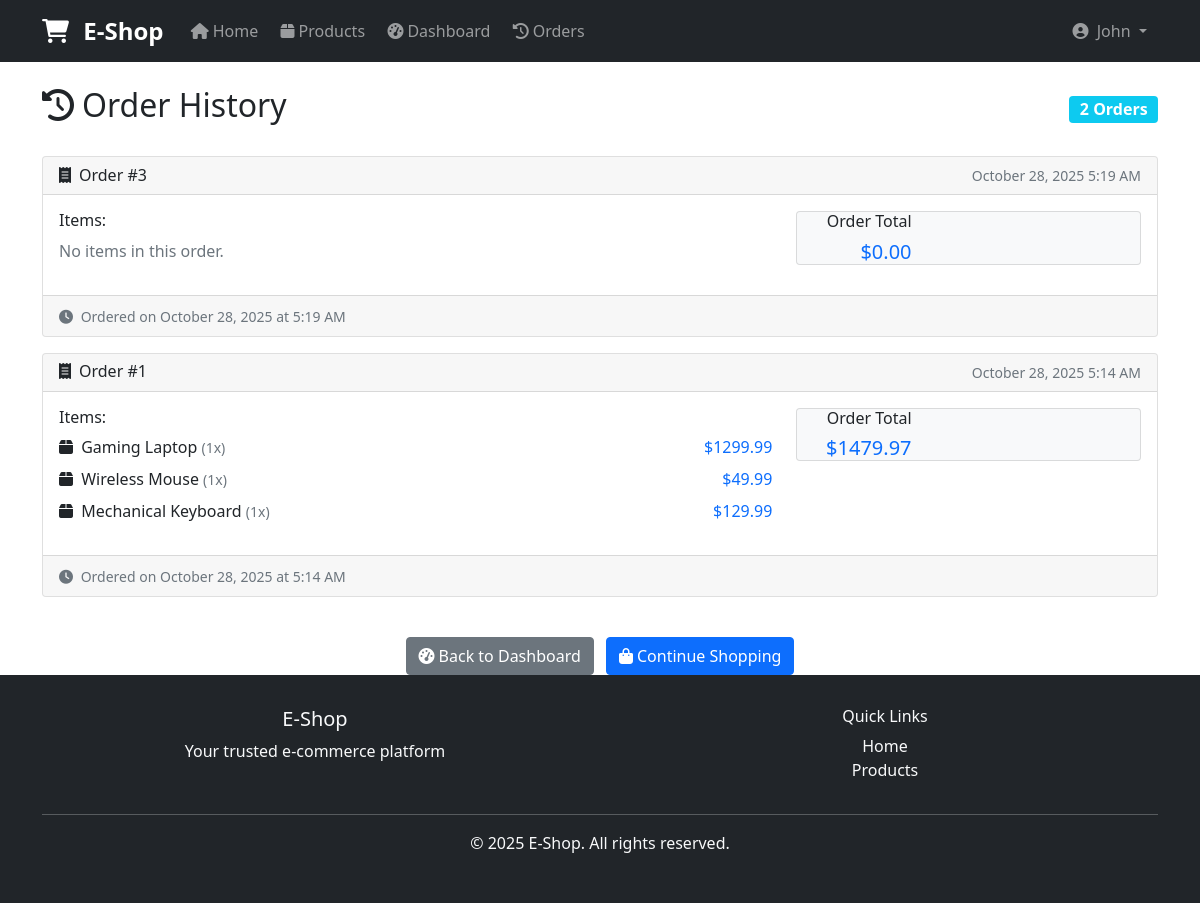
Page /store/orders/ (signed in) on the earlier database version.
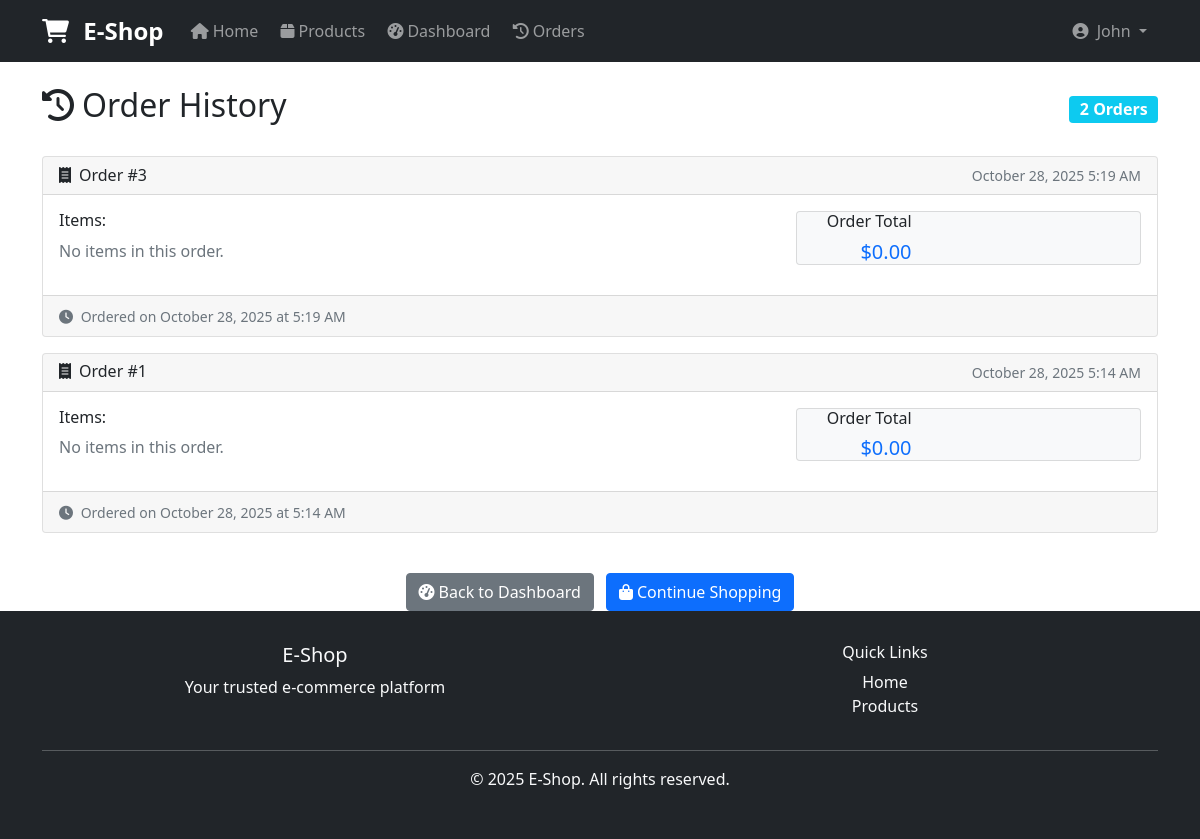
Same page on the later database version.
### store/models.py (models this page shows, shortened)
class Order(models.Model):
	user = models.ForeignKey(User, on_delete=models.CASCADE)
	order_date = models.DateTimeField(auto_now_add=True)
	def get_total(self):
		total = 0
		for item in self.items.all():
			total += item.get_total_price()
		return total

class OrderItem(models.Model):
	order = models.ForeignKey(Order, on_delete=models.CASCADE, related_name='items')
	product = models.ForeignKey(Product, on_delete=models.CASCADE)
	quantity = models.IntegerField()
	def get_total_price(self):
		return self.product.price * self.quantity

class Product(models.Model):
	name = models.CharField(max_length=255)
	description = models.TextField()
	price = models.DecimalField(max_digits=10, decimal_places=2)
	stock = models.IntegerField()

### store/views.py (the view)
# urls.py: path('orders/', views.order_history_view, name='order_history'),
@login_required
def order_history_view(request):
    orders = Order.objects.filter(user=request.user).order_by('-order_date')
    context = {
        'orders': orders,
    }
    return render(request, 'store/order_history.html', context)

### templates/store/order_history.html (shortened to what this page needs)
{% extends 'base.html' %}
{% block content %}
<div class="container mt-4">
    <div class="row">
        <div class="col-12">
            <div class="d-flex justify-content-between align-items-center mb-4">
                <h2><i class="fas fa-history me-2"></i>Order History</h2>
                <span class="badge bg-info fs-6">{{ orders.count }} Orders</span>
            </div>
        </div>
    </div>
    {% if orders %}
        <div class="row">
            {% for order in orders %}
                <div class="col-12 mb-3">
                    <div class="card">
                        <div class="card-header d-flex justify-content-between align-items-center">
                            <h6 class="mb-0">
                                <i class="fas fa-receipt me-2"></i>Order #{{ order.id }}
                            </h6>
                            <small class="text-muted">{{ order.order_date|date:"F d, Y g:i A" }}</small>
                        </div>
                        <div class="card-body">
                            <div class="row">
                                <div class="col-md-8">
                                    <h6>Items:</h6>
                                    {% if order.items.all %}
                                        <ul class="list-unstyled">
                                            {% for item in order.items.all %}
                                                <li class="mb-2">
                                                    <div class="d-flex justify-content-between">
                                                        <span>
                                                            <i class="fas fa-box me-1"></i>
                                                            {{ item.product.name }}
                                                            <small class="text-muted">({{ item.quantity }}x)</small>
                                                        </span>
                                                        <span class="text-primary">
                                                            ${{ item.product.price }}
                                                        </span>
                                                    </div>
                                                </li>
                                            {% endfor %}
                                        </ul>
                                    {% else %}
                                        <p class="text-muted">No items in this order.</p>
                                    {% endif %}
                                </div>
                                <div class="col-md-4 text-end">
                                    <div class="card bg-light">
                                        <div class="col-md-4">
                                            <h6>Order Total</h6>
                                            <p class="h5 text-primary mb-0">
                                                ${{ order.get_total|floatformat:2 }}
                                            </p>
                                        </div>
                                    </div>
                                </div>
                            </div>
                        </div>
                        <div class="card-footer">
                            <small class="text-muted">
                                <i class="fas fa-clock me-1"></i>
                                Ordered on {{ order.order_date|date:"F d, Y" }} at {{ order.order_date|time:"g:i A" }}
                            </small>
                        </div>
                    </div>
                </div>
            {% endfor %}
        </div>
    {% endif %}
    <div class="row mt-4">
        <div class="col-12 text-center">
            <a href="{% url 'dashboard' %}" class="btn btn-secondary me-2">
                <i class="fas fa-tachometer-alt me-1"></i>Back to Dashboard
            </a>
            <a href="{% url 'products' %}" class="btn btn-primary">
                <i class="fas fa-shopping-bag me-1"></i>Continue Shopping
            </a>
        </div>
    </div>
</div>
{% endblock %}

### templates/base.html (shortened to what this page needs)
<!DOCTYPE html>
<html lang="en">
<head>
    <link href="https://cdn.jsdelivr.net/npm/bootstrap@5.1.3/dist/css/bootstrap.min.css" rel="stylesheet">
    <link rel="stylesheet" href="https://cdnjs.cloudflare.com/ajax/libs/font-awesome/6.0.0/css/all.min.css">
</head>
<body>
    <nav class="navbar navbar-expand-lg navbar-dark bg-dark">
        <div class="container">
            <a class="navbar-brand" href="{% url 'home' %}">
                <i class="fas fa-shopping-cart me-2"></i>
                E-Shop
            </a>
            <div class="collapse navbar-collapse" id="navbarNav">
                <ul class="navbar-nav me-auto">
                    <li class="nav-item">
                        <a class="nav-link" href="{% url 'home' %}">
                            <i class="fas fa-home me-1"></i>Home
                        </a>
                    </li>
                    <li class="nav-item">
                        <a class="nav-link" href="{% url 'products' %}">
                            <i class="fas fa-box me-1"></i>Products
                        </a>
                    </li>
                    {% if user.is_authenticated %}
                        <li class="nav-item">
                            <a class="nav-link" href="{% url 'dashboard' %}">
                                <i class="fas fa-tachometer-alt me-1"></i>Dashboard
                            </a>
                        </li>
                        <li class="nav-item">
                            <a class="nav-link" href="{% url 'order_history' %}">
                                <i class="fas fa-history me-1"></i>Orders
                            </a>
                        </li>
                    {% endif %}
                </ul>
                <ul class="navbar-nav">
                    {% if user.is_authenticated %}
                        <li class="nav-item dropdown">
                            <a class="nav-link dropdown-toggle user-greeting" href="#" id="navbarDropdown" role="button" data-bs-toggle="dropdown">
                                <i class="fas fa-user-circle me-1"></i>
                                {{ user.first_name|default:user.username }}
                            </a>
                        </li>
                    {% endif %}
                </ul>
            </div>
        </div>
    </nav>
    <main class="container-fluid">
        {% block content %}
        {% endblock %}
    </main>
    <footer class="bg-dark text-light text-center">
        <div class="container">
            <div class="row">
                <div class="col-md-6">
                    <h5>E-Shop</h5>
                    <p>Your trusted e-commerce platform</p>
                </div>
                <div class="col-md-6">
                    <h6>Quick Links</h6>
                    <ul class="list-unstyled">
                        <li><a href="{% url 'home' %}" class="text-light text-decoration-none">Home</a></li>
                        <li><a href="{% url 'products' %}" class="text-light text-decoration-none">Products</a></li>
                    </ul>
                </div>
            </div>
            <hr class="my-3">
            <p>&copy; {% now "Y" %} E-Shop. All rights reserved.</p>
        </div>
    </footer>
</body>
</html>

### templates/base.html (style rules this page uses)
.navbar-brand { font-weight: bold; font-size: 1.5rem; }
.navbar-nav .nav-link { font-weight: 500; margin: 0 0.2rem; }
footer { background-color: #f8f9fa; padding: 2rem 0; margin-top: auto; }
body { display: flex; flex-direction: column; min-height: 100vh; }
main { flex: 1; }
.user-greeting { color: #28a745; font-weight: 500; }

Differences in the rows shown:
removed OrderItem: product.name "Gaming Laptop", quantity "1", product.price "1299.99", shown under Order "October 28, 2025 5:14 AM"
removed OrderItem: product.name "Wireless Mouse", quantity "1", product.price "49.99", shown under Order "October 28, 2025 5:14 AM"
removed OrderItem: product.name "Mechanical Keyboard", quantity "1", product.price "129.99", shown under Order "October 28, 2025 5:14 AM"
shown differently, row unchanged: Order "October 28, 2025 5:14 AM": get_total "1479.97" → "0.00"; now shows "No items in this order."
